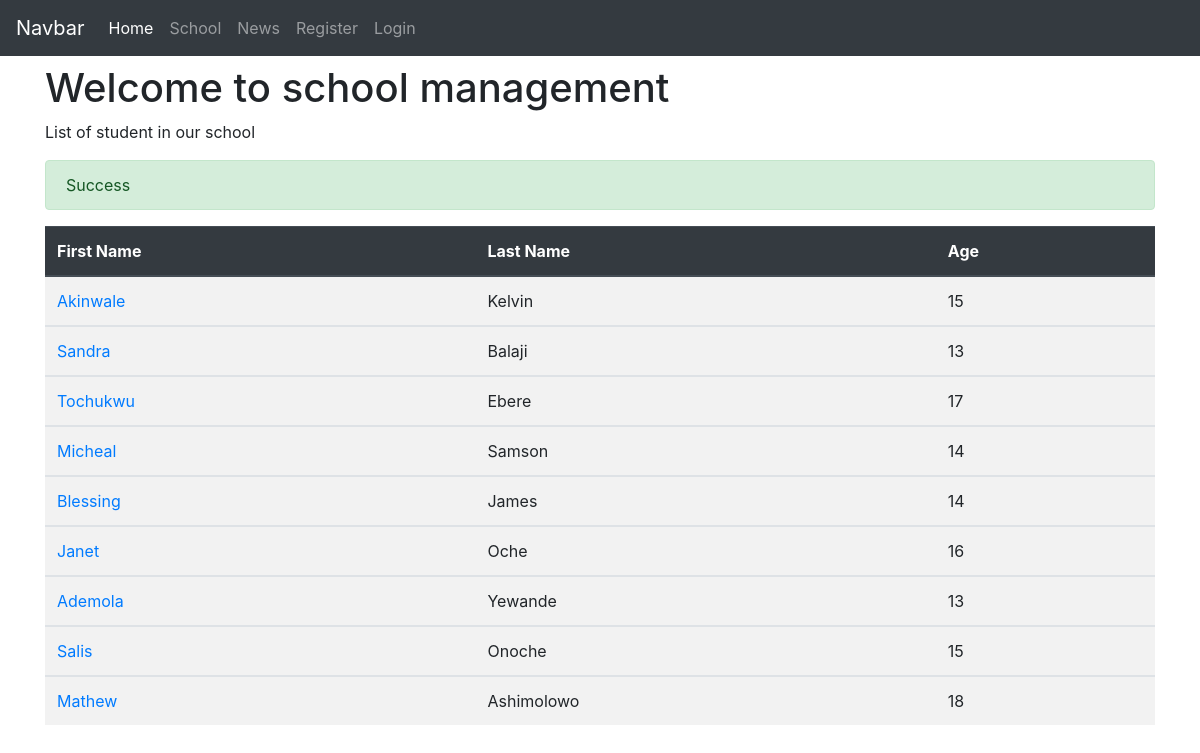
Before: /schools/student/ with the older database file.
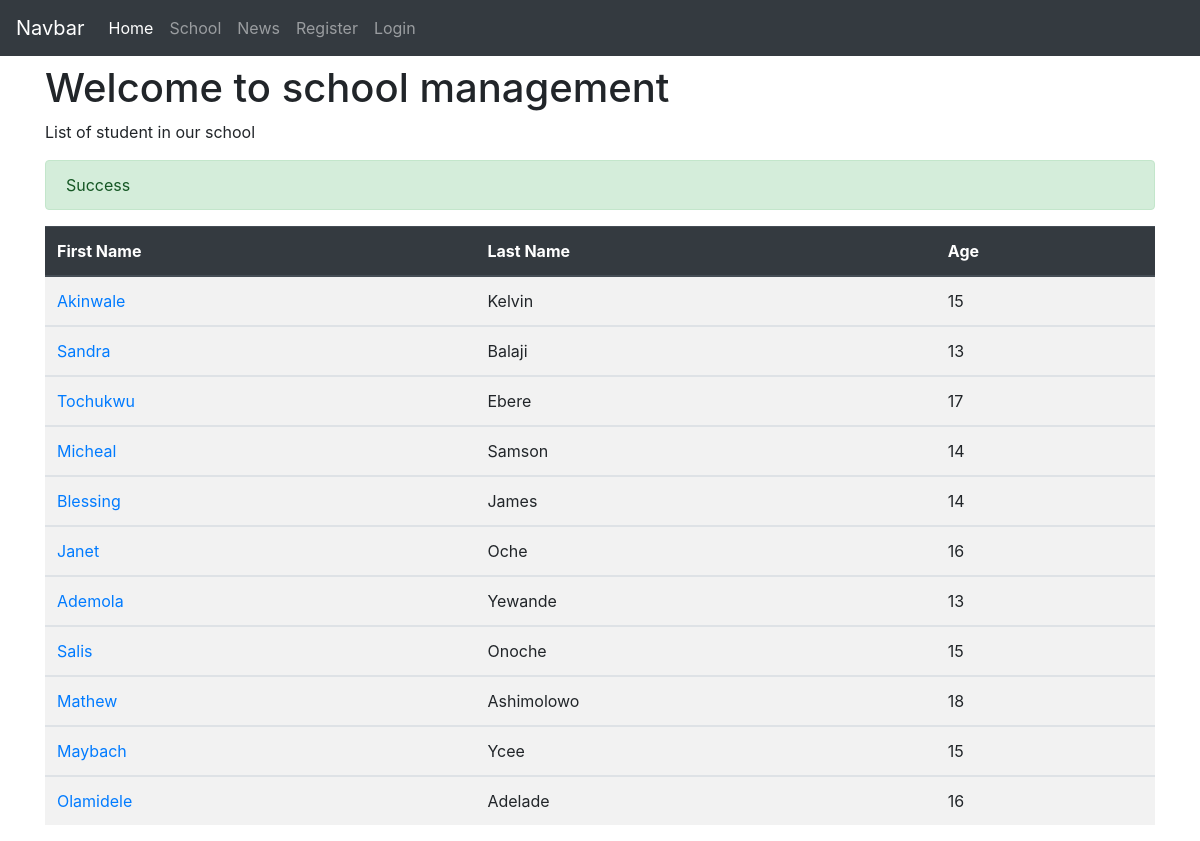
After: the same page with the newer database file.
### school/models.py (models this page shows, shortened)
class Student(models.Model):
    first_name = models.CharField(max_length=50)
    last_name = models.CharField(max_length=50)
    age = models.IntegerField()

### school/views.py (the view)
# urls.py: path('student/', StudentListView.as_view(), name='students'),
class StudentListView(ListView):
    model = Student

### school/templates/school/student_list.html (shortened to what this page needs)
{% extends 'base.html' %} {% block title_block %} school home page {% endblock %} {% block content %}
<h1>Welcome to school management</h1>
<p>List of student in our school</p>
 <div class="alert alert-success">Success</div>
<table class="table table-striped table-hover">
    <thead class="thead-dark">
        <tr>
            <th>First Name</th>
            <th>Last Name</th>
            <th>Age</th>
        </tr>
    </thead>
    {% for student in student_list %}
    <tbody>
        <tr>
            <td><a href="{% url 'student_detail' student.pk %}">{{ student.first_name }}</a></td>
            <td>{{ student.last_name }}</td>
            <td>{{ student.age }}</td>
        </tr>
    </tbody>
    {% endfor %}
</table>
{% endblock %}

Changed rows visible on the page:
added Student: first_name "Maybach", last_name "Ycee", age "15"
added Student: first_name "Olamidele", last_name "Adelade", age "16"
